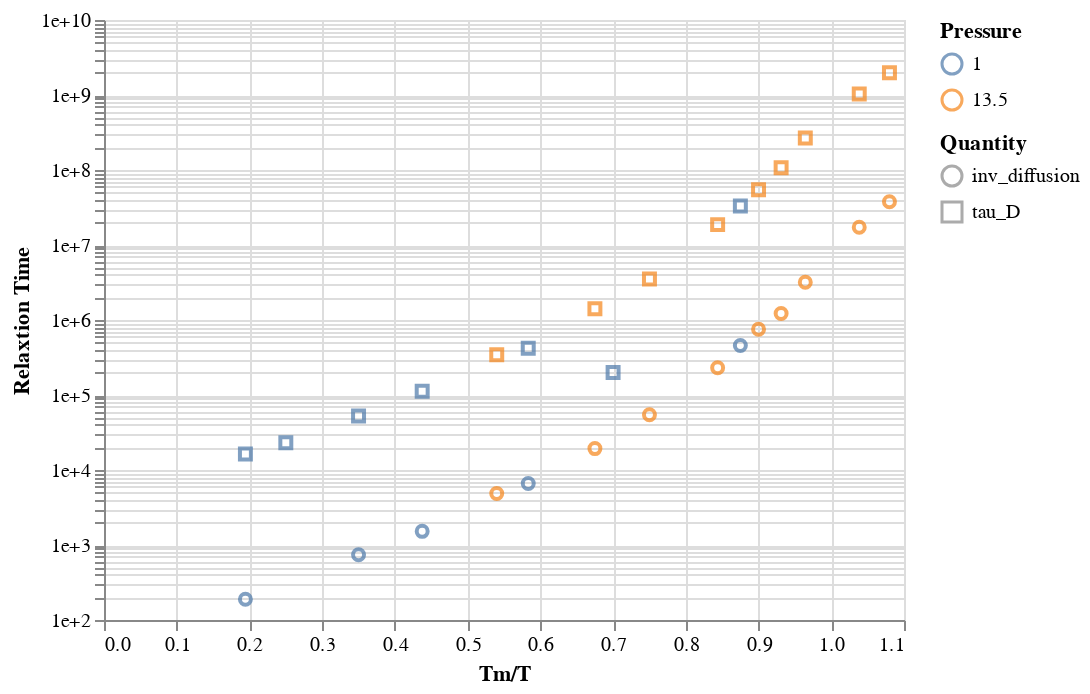

Notebook code for this chart:
### Code cell
import altair.vegalite.v2 as alt

c = alt.Chart(comp_relax_df).mark_point().encode(
    alt.X('inv_temp', title="Tm/T"),
    alt.Y('value', title="Relaxtion Time", scale=alt.Scale(type='log'), axis=alt.Axis(format='e')),
    alt.Color('pressure:N', title="Pressure"),
    alt.Shape('variable', title="Quantity"),
)

c.transform_filter((alt.datum.variable == "inv_diffusion") | (alt.datum.variable == "tau_D"))

### Figure 1 — Vega-Lite specification as saved in the notebook (floating-point values rounded to 4 significant figures; data arrays with more than 128 entries replaced by an {"elided": "..."} marker saying what was removed)
{"$schema": "https://vega.github.io/schema/vega-lite/v2.6.0.json", "config": {"view": {"height": 300, "width": 400}}, "data": {"name": "data-a7a4cdf574781bfb04751905b025e023"}, "datasets": {"data-a7a4cdf574781bfb04751905b025e023": {"elided": "285 records"}}, "encoding": {"color": {"field": "pressure", "title": "Pressure", "type": "nominal"}, "shape": {"field": "variable", "title": "Quantity", "type": "nominal"}, "x": {"field": "inv_temp", "title": "Tm/T", "type": "quantitative"}, "y": {"axis": {"format": "e"}, "field": "value", "scale": {"type": "log"}, "title": "Relaxtion Time", "type": "quantitative"}}, "mark": "point", "transform": [{"filter": "((datum.variable === 'inv_diffusion') || (datum.variable === 'tau_D'))"}]}
